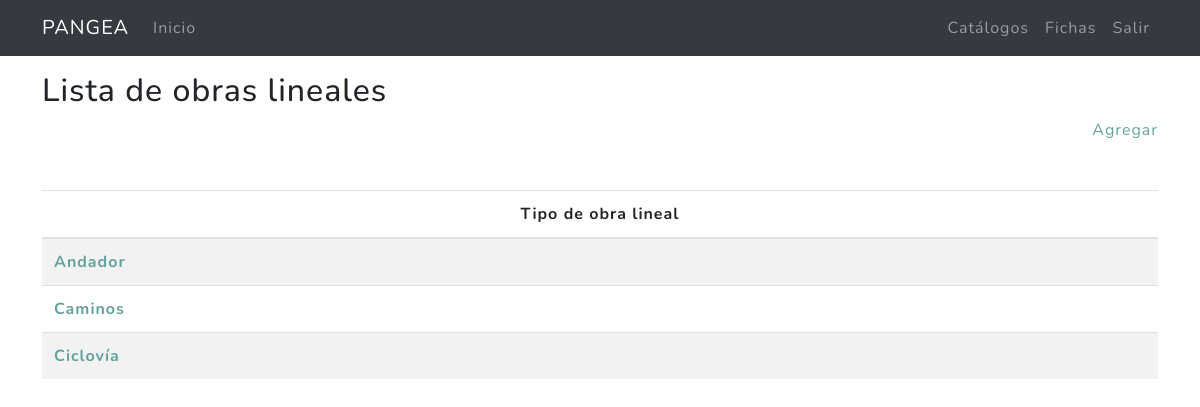
/catalogos/obraslineales/ (signed in), run on the app's committed database.
### miscelanea/models.py (models this page shows, shortened)
class ObrasLineales(models.Model):
    tipo =  models.CharField(max_length=10,verbose_name = "Tipo de obra lineal")
    created = models.DateTimeField(auto_now_add = True,verbose_name = "Fecha de creación")
    updated = models.DateTimeField(auto_now = True,verbose_name = "Fecha de edición")
    class Meta:
        verbose_name = "Lista de obras lineales"
        verbose_name_plural = "Lista de obras lineales"
        ordering = ["tipo"]

### miscelanea/views.py (the view)
# urls.py: path('obraslineales/', ObrasLinealesListView.as_view(), name='obraslineales'),
@method_decorator(login_required,name='dispatch')
class ObrasLinealesListView(ListView):
    model = ObrasLineales
    template_name = "miscelanea/obraslineales_list.html"
    paginate_by = 20
    def get_context_data(self, **kwargs):
        context = super().get_context_data(**kwargs)
        context['p_title']=ObrasLineales._meta.verbose_name
        return context

### miscelanea/templates/miscelanea/obraslineales_list.html (shortened to what this page needs)
{% extends 'cap2/base_mx.html' %}
{% load static %}
{% block content %}
<main role="main">
  <div class="container mb-4">
    <h2 class="mt-3">{{p_title}}</h2>
    <div class="agregar mb-4 text-right"><a href="{% url 'catalogos:obraslineales-create' %}">Agregar</a></div>
    <table class="table  table-striped mt-5">
      <thead>
        <tr>
          <th scope="col" class="text-center">Tipo de obra lineal</th>
        </tr>
      </thead>
      <tbody>
      {% for i in obraslineales_list %}
          <tr>
            <th scope="row"><a href="{% url 'catalogos:obraslineales-update' i.id %}">{{i.tipo}} </a></th>
          </tr>
      {% endfor %}
      </tbody>
    </table>
  </div>
</main>
{% endblock %}

### data on the page
ObrasLineales: tipo "Andador"
ObrasLineales: tipo "Caminos"
ObrasLineales: tipo "Ciclovía"

### other printed values
{{ p_title }} "Lista de obras lineales"
